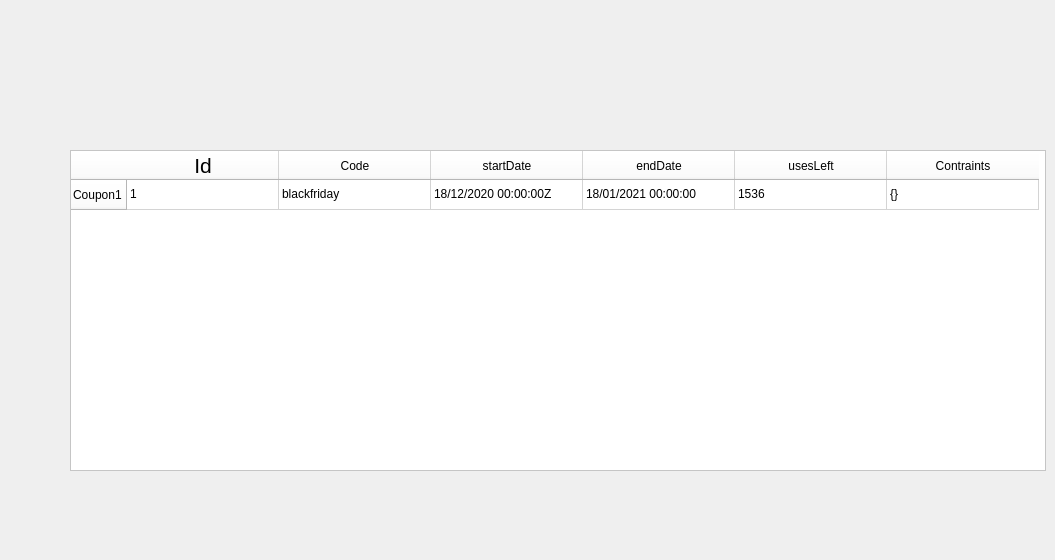
    <widget class="QWidget" name="gestCoupons">
     <widget class="QPushButton" name="backbtn_2">
      <property name="geometry">
       <rect>
        <x>60</x>
        <y>60</y>
        <width>171</width>
        <height>61</height>
       </rect>
      </property>
      <property name="styleSheet">
       <string notr="true">#backbtn_2 {
background-color: transparent;
border-image: url(:/img/img/back0001.png);
background: none;
border: none;
background-repeat: none;
}
#backbtn_2:pressed
{
   border-image: url(:/img/img/back0002.png);
}</string>
      </property>
      <property name="text">
       <string/>
      </property>
     </widget>
     <widget class="QTableWidget" name="tableWidget_2">
      <property name="geometry">
       <rect>
        <x>70</x>
        <y>150</y>
        <width>976</width>
        <height>321</height>
       </rect>
      </property>
      <property name="styleSheet">
       <string notr="true">background-color: rgb(255, 255, 255);</string>
      </property>
      <attribute name="horizontalHeaderDefaultSectionSize">
       <number>152</number>
      </attribute>
      <row>
       <property name="text">
        <string>Coupon1</string>
       </property>
      </row>
      <column>
       <property name="text">
        <string>Id</string>
       </property>
       <property name="font">
        <font>
         <pointsize>16</pointsize>
        </font>
       </property>
      </column>
      <column>
       <property name="text">
        <string>Code</string>
       </property>
      </column>
      <column>
       <property name="text">
        <string>startDate</string>
       </property>
      </column>
      <column>
       <property name="text">
        <string>endDate</string>
       </property>
      </column>
      <column>
       <property name="text">
        <string>usesLeft</string>
       </property>
      </column>
      <column>
       <property name="text">
        <string>Contraints</string>
       </property>
      </column>
      <item row="0" column="0">
       <property name="text">
        <string>1</string>
       </property>
      </item>
      <item row="0" column="1">
       <property name="text">
        <string>blackfriday</string>
       </property>
      </item>
      <item row="0" column="2">
       <property name="text">
        <string>18/12/2020 00:00:00Z</string>
       </property>
      </item>
      <item row="0" column="3">
       <property name="text">
        <string>18/01/2021 00:00:00</string>
       </property>
      </item>
      <item row="0" column="4">
       <property name="text">
        <string>1536</string>
       </property>
      </item>
      <item row="0" column="5">
       <property name="text">
        <string>{}</string>
       </property>
      </item>
     </widget>
     <widget class="QPushButton" name="supprimer_2">
      <property name="geometry">
       <rect>
        <x>450</x>
        <y>480</y>
        <width>191</width>
        <height>71</height>
       </rect>
      </property>
      <property name="styleSheet">
       <string notr="true">#supprimer_2 {
background-color: transparent;
border-image: url(:/img/img/supprimer0001.png);
background: none;
border: none;
background-repeat: none;
}
#supprimer_2:pressed
{
   border-image: url(:/img/img/supprimer0002.png);
}</string>
      </property>
      <property name="text">
       <string/>
      </property>
     </widget>
     <widget class="QPushButton" name="modifier_2">
      <property name="geometry">
       <rect>
        <x>650</x>
        <y>480</y>
        <width>191</width>
        <height>71</height>
       </rect>
      </property>
      <property name="styleSheet">
       <string notr="true">#modifier_2 {
background-color: transparent;
border-image: url(:/img/img/modifier0001.png);
background: none;
border: none;
background-repeat: none;
}
#modifier_2:pressed
{
   border-image: url(:/img/img/modifier0002.png);
}</string>
      </property>
      <property name="text">
       <string/>
      </property>
     </widget>
     <widget class="QPushButton" name="ajoutercoupon">
      <property name="geometry">
       <rect>
        <x>850</x>
        <y>480</y>
        <width>191</width>
        <height>71</height>
       </rect>
      </property>
      <property name="styleSheet">
       <string notr="true">#ajoutercoupon {
background-color: transparent;
border-image: url(:/img/img/ajoutercoupon0001.png);
background: none;
border: none;
background-repeat: none;
}
#ajoutercoupon:pressed
{
   border-image: url(:/img/img/ajoutercoupon0002.png);
}</string>
      </property>
      <property name="text">
       <string/>
      </property>
     </widget>
    </widget>
